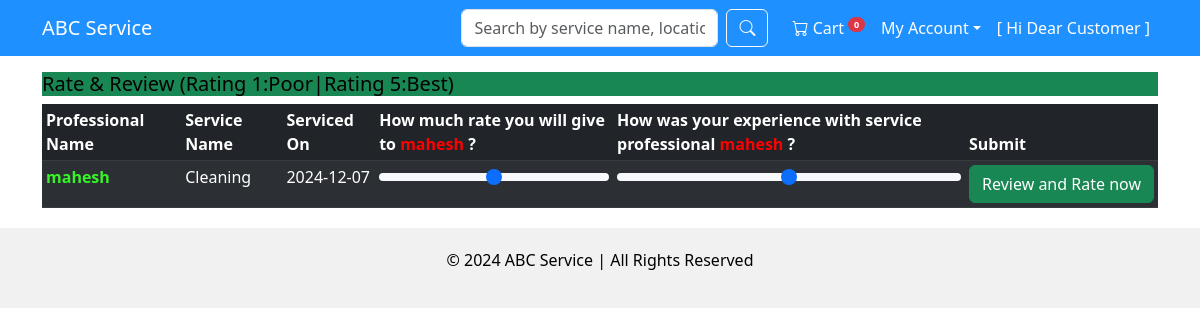
The page /open_review_rating_route/1 (signed in) on the database its author committed.
### backend_dir/model.py (models this page shows)
class clsUsers(db.Model):
    __tablename__ = 'tblUsers'
    user_id_col = db.Column(db.Integer, primary_key=True, autoincrement=True)
    user_name_col = db.Column(db.String, nullable=False)
    email_col = db.Column(db.String, unique=True, nullable=False)
    password_col = db.Column(db.String, nullable=False)
    user_type_col = db.Column(db.String, nullable=False)  # e.g., 'admin', 'customer', 'service_professional'
    date_registered_col = db.Column(db.String)
    block_status_col = db.Column(db.String(50), nullable=False, default='unblocked/active')
    customer_table = db.relationship(
                                        "clsCustomers",
                                        cascade="all", #If a  record of clsUsers is deleted, the associated  record in clsCustomers will also be deleted automatically,
                                        back_populates="users_table",   # if you have a clsCustomers object, you can access the associated clsUsers object using customer.users_table).
                                        uselist=False, #one-to-one relationship a record in clsUsers can have only 1 record in clsCustomers
                                        lazy=True
                                    )
    service_professional_table = db.relationship(
                                                    "clsServiceProfessionals",
                                                    cascade="all",
                                                    back_populates="users_table",   # Enables access to the associated clsUsers record as service_professional.user
                                                    uselist=False,
                                                    lazy=True
                                                )
    block_history_table = db.relationship('clsBlockHistory', backref='users_table', lazy=True)

class clsServices(db.Model):
    __tablename__ = 'tblServices'
    service_id_col = db.Column(db.Integer, primary_key=True, autoincrement=True)
    service_name_col = db.Column(db.String(150), nullable=False, unique=True)
    base_price_col = db.Column(db.Float, nullable=False)
    time_required_col = db.Column(db.Integer)
    description_col = db.Column(db.Text)
    service_professional_table = db.relationship(
                                                    "clsServiceProfessionals",
                                                    back_populates="services_table",
                                                    uselist=False, # forces 1-to-1
                                                    lazy=True,
                                                    cascade="all"
                                                )
    cart_table = db.relationship(
                                    "clsCart",
                                    back_populates="services_table",  # Link to the services_table in clsCart
                                    lazy=True,
                                    uselist=True,
                                    cascade="all"
                                )
    service_requests_table = db.relationship(
                                                "clsServiceRequests",
                                                back_populates="services_table",
                                                uselist=False,
                                                cascade="all",
                                                lazy=True
                                            )

class clsServiceRequests(db.Model):
    __tablename__ = 'tblServiceRequests'
    service_request_id_col = db.Column(db.Integer, primary_key=True, autoincrement=True)
    customer_id_col = db.Column(db.Integer, db.ForeignKey('tblCustomers.customer_id_col'), nullable=False)
    service_professional_id_col=db.Column(db.Integer, db.ForeignKey('tblServiceProfessionals.serviceProfessional_id_col'), nullable=False)
    service_id_col = db.Column(db.Integer, db.ForeignKey('tblServices.service_id_col'), nullable=False)
    date_of_service_wanted_col = db.Column(db.String, nullable=False)
    completion_status_col = db.Column(db.String(50), default='not completed')  # Pending, In Progress, Completed
    customers_remarks_instruction_col = db.Column(db.Text, nullable=True)
    is_accepted_by_service_professional_col=db.Column(db.Boolean)
    customers_table = db.relationship(
                                        "clsCustomers",
                                        back_populates="service_requests_table",
                                        uselist=False,
                                        lazy=True,
                                        cascade="all"
                                    )
    services_table = db.relationship(
                                        "clsServices",
                                        back_populates="service_requests_table",
                                        uselist=False,
                                        lazy=True,
                                        cascade="all"
                                    )
    service_professionals_table = db.relationship(
                                        "clsServiceProfessionals",
                                        back_populates="service_requests_table",
                                        uselist=False,
                                        lazy=True,
                                        cascade="all"
                                    )
    review_rating_table = db.relationship(
                                            'clsReviewRating',
                                            back_populates='service_request_table',
                                            lazy=True,
                                            uselist=True  # Allow multiple reviews for each service request
                                        )

### backend_dir/controllers.py (the view)
@myApp.route('/open_review_rating_route/<int:service_request_id>', methods=['GET'])
def open_review_rating(service_request_id):
    if 'user_id_session' not in session and session['user_type_session'] != 'customer':
        message = "Please log in to proceed."
        return render_template('login.html', message=message)
    else:
        user_id=session['user_id_session']
        customer_id=db.session.query(clsCustomers.customer_id_col).filter(clsCustomers.user_id_col==user_id).scalar()
        service_request=db.session.query(clsServiceRequests).filter(clsServiceRequests.service_request_id_col==service_request_id,
                                                                    clsServiceRequests.customer_id_col==customer_id).first()
        return render_template('customer_dir/review_rating.html', service_request_id=service_request_id,
                               service_request=service_request)

### templates/customer_dir/review_rating.html (shortened to what this page needs)
{% extends 'customer_dir/customer_layout.html' %}
{% block content %}
<h5 class="bg-success">Rate & Review (Rating 1:Poor|Rating 5:Best)</h5>
<form action="/review_rating_route/{{ service_request.service_request_id_col }}" method="post">
    <table class="table table-sm table-dark table-striped table-border">
        <thead>
            <tr class="bg-primary">
                <th>Professional Name</th>
                <th>Service Name</th>
                <th>Serviced On</th>
                <th>How much rate you will give to <strong style="color:red;"> {{ service_request.services_table.service_professional_table.users_table.user_name_col }} </strong>?</th>
                <th>How was your experience with service professional  <strong style="color:red;"> {{ service_request.services_table.service_professional_table.users_table.user_name_col }} </strong> ?</th>
                <th>Submit</th>
            </tr>
        </thead>
        <tbody>
            <tr>
                <td> <strong style="color:rgb(55, 244, 41);">{{ service_request.services_table.service_professional_table.users_table.user_name_col }}</strong></td>
                <td>{{ service_request.services_table.service_name_col }}</td>
                <td>{{ service_request.date_of_service_wanted_col }}</td>
                <td><input type="range" class="form-range" min="1" max="5" step="1" name="inpReview"></td>
                <td><input type="range" class="form-range" min="1" max="5" step="1" name="inpRating"></td>
                <td><input type="submit" value="Review and Rate now" class="btn btn-success"></td>
            </tr>
        </tbody>
    </table>
</form>
{% endblock %}

### templates/customer_dir/customer_layout.html (style rules this page uses)
body { color: black; }

### rows shown on the page
clsUsers: services_table.service_professional_table.users_table.user_name_col "mahesh"
clsServices: services_table.service_name_col "Cleaning"
clsServiceRequests: date_of_service_wanted_col "2024-12-07"

### other values the page prints
{{ total_items_cart }} "0"
